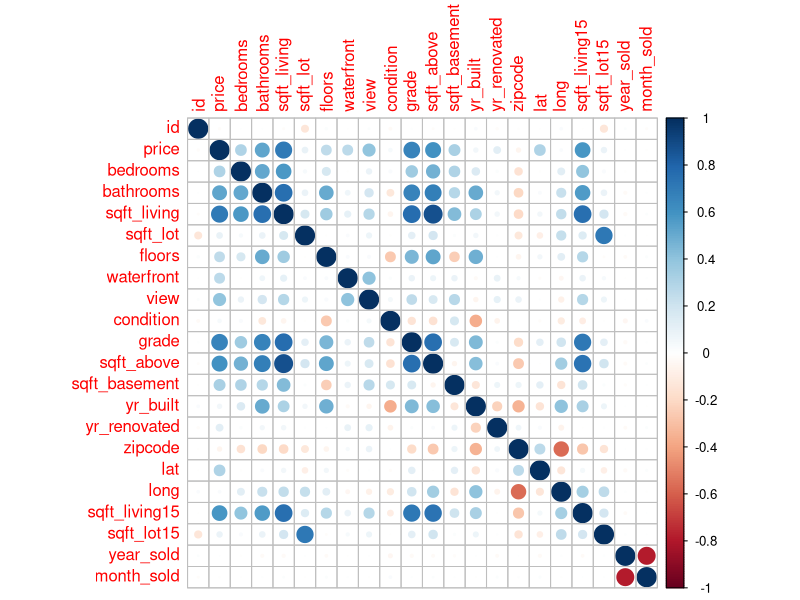

Recreate this plot in R. (Note: a time limit stopped this script after it produced the figure.)
## ---- chunk 1
knitr::opts_chunk$set(echo = TRUE)
library(readr)
library(dplyr)
HouseSales<-read.csv("KC_House_Sales.csv")
## ---- chunk 2
library(lubridate)
library(ggplot2)
library(corrplot)
## ---- chunk 3
# Data cleaning (Separate date into year and month)
HouseSales$year_sold <- as.integer(substring(HouseSales$date, 1, 4))
HouseSales$month_sold <- as.integer(substring(HouseSales$date, 5, 6))
HouseSales$date <-NULL
# Data cleaning (price to numeric)
HouseSales$price<-parse_number(HouseSales$price)
## ---- chunk 4
cor_matrix = round(cor(HouseSales), 3)
cor_matrix
## ---- chunk 5
corrplot(cor_matrix, method = "circle")
## ---- chunk 6
set.seed(1023)

response <- "price"

#Dropping variables as specified
drop.vars <- c("id", "lat", "long")
kc.house.df <- dplyr::select(HouseSales, -drop.vars) 

#Renaming to conform to unified convention
kc.house.df <- kc.house.df %>% rename("year_built" = "yr_built")
## ---- chunk 7
#Feature Ideas
#Quality Adjusted Features
transform_sqft_adj_grade <- function(kc.house.df){
  
  sqft_adj_grade <- kc.house.df[, "sqft_living"] / kc.house.df[, "grade"]
  
  return (sqft_adj_grade)
}

transform_sqft_adj_condition <- function(kc.house.df){
  
  sqft_adj_condition <- kc.house.df[, "sqft_living"] / kc.house.df[, "condition"]
  
  return (sqft_adj_condition)
}

transform_sqft_adj_waterfront <- function(kc.house.df){
  
  sqft_adj_waterfront <- kc.house.df[, "sqft_living"] * kc.house.df[, "waterfront"]
  
  return (sqft_adj_waterfront)
}

transform_poly_sqft_living <- function(kc.house.df){
  #Center variables for polynomial terms
  sqft_living <- (kc.house.df$sqft_living - mean(kc.house.df$sqft_living)) 
  sqft_living_squared <- sqft_living^2
  
  return (list(center = sqft_living, squared = sqft_living_squared))
}

transform_poly_floor <- function(kc.house.df){
  floors <- (kc.house.df$floors - mean(kc.house.df$floors)) 
  floors_squared <- floors^2
  
  return(list(center = floors, squared = floors_squared))
}
## ---- chunk 8
#Apply transformations 

kc.house.df$sqft_adj_grade <- transform_sqft_adj_grade(kc.house.df)
kc.house.df$sqft_adj_condition <- transform_sqft_adj_condition(kc.house.df)
kc.house.df$sqft_adj_waterfront <- transform_sqft_adj_waterfront(kc.house.df)

res <- transform_poly_sqft_living(kc.house.df)
kc.house.df$sqft_living <- res$center
kc.house.df$sqft_living_squared <- res$squared

res <- transform_poly_floor(kc.house.df)
kc.house.df$floors <- res$center
kc.house.df$floors_squared <- res$squared

#Remove collinear variables
# sqft_basement + sqft_above = sqft_living
kc.house.df$sqft_basement <- NULL
## ---- chunk 9
set.seed(1023)

#use 70% of dataset as training set and 30% as test set
train_prop <- 0.7

index <- sample(1:nrow(HouseSales), size = round(train_prop * nrow(kc.house.df)))
kc.house.train.X <- kc.house.df[index, -which(names(kc.house.df) %in% c(response))] # modified slightly 
kc.house.train.y <- kc.house.df [index, response]

kc.house.test.X <- kc.house.df [-index, -which(names(kc.house.df) %in% c(response))]
kc.house.test.y <- kc.house.df [-index, response]
## ---- chunk 10
#baseline model
baseline.model <- lm(price ~ . , data = cbind(price = kc.house.train.y, kc.house.train.X))
summary(baseline.model)
## ---- chunk 11
#evaluate on test data

CalcTestMetrics <- function(pred, act, n, p) {
  SST <- var(act)*(length(act)-1)
  SSE <- sum((act-pred)^2)
  SSR <- sum(pred - mean(act))^2
  rsquared <- 1- SSE/SST
  
  adj.rsquared <- 1 - (((1 - rsquared)*(n-1)) / (n-p-1))
  mse <- sum((act - pred)^2) / (n-p)
  mae <- (sum(abs(act-pred))) / n
  
  return (
    list(
      adj.rsquared = adj.rsquared,
      rsquared = rsquared,
      mse = mse,
      mae = mae
    )
  )
}

pred <- predict(baseline.model, kc.house.test.X)
act <- kc.house.test.y
n <- dim(model.matrix(baseline.model)[, -1])[1]
p <- dim(model.matrix(baseline.model)[, -1])[2]

cbind(CalcTestMetrics(pred, act, n, p))
## ---- chunk 12
# Load libraries
library(caret)
library(rpart)
library(nnet)
library(knitr)
library(dplyr)
library(stringr)
library(readr)

HouseSales <- read.csv('KC_House_Sales.csv')

# Step a: Data Splitting
set.seed(123)  # 
split_ratio <- 0.7  # 70% training, 30% testing
index <- sample(1:nrow(HouseSales), size = round(split_ratio * nrow(HouseSales)))
train_data <- HouseSales[index, ]
test_data <- HouseSales[-index, ]

# Step b: Model Building

# Model 1: Logistic Regression

# Create a binary variable 'high_price' based on the chosen percentile
logisticdf <- HouseSales
logisticdf$price <- parse_number(logisticdf$price)
logisticdf$high_price <- ifelse(logisticdf$price >= 1000000, 1, 0)

# Create a new dataframe with 'high_price' column
logisticdf <- logisticdf %>%
  select(-price)

# Split data for logistic regrssion model
set.seed(123)  # 
split_ratio <- 0.7  # 70% training, 30% testing
index <- sample(1:nrow(logisticdf), size = round(split_ratio * nrow(logisticdf)))
train_data_logistic <- logisticdf[index, ]
test_data_logistic <- logisticdf[-index, ]

#Build basic logistic regrssion model
logistic_model <- glm(high_price ~ ., data = train_data_logistic, family = binomial)
summary(logistic_model)

# Model 2: Regression Tree
tree_model <- rpart(price ~ ., data = train_data)
printcp(tree_model)  # Display complexity parameter plot
plot(tree_model)  # Visualize the decision tree

# Model 3: Neural Network
nn_model <- neuralnet(price ~ ., data = train_data, hidden = c(5, 2), linear.output = TRUE)

# Tune neural network hyperparameters - placehlder

# Step c: Model Evaluation

# Model 1: Logistic Regression
logistic_predictions <- predict(logistic_model, newdata = test_data, type = 'response')
logistic_accuracy <- sum((logistic_predictions > 0.5) == test_data$high_price) / length(test_data$high_price)
cat("Logistic Regression Accuracy:", logistic_accuracy, "\n")

# Model 2: Regression Tree
tree_predictions <- predict(tree_model, newdata = test_data)
tree_rmse <- sqrt(mean((tree_predictions - test_data$price)^2))
cat("Regression Tree RMSE:", tree_rmse, "\n")

# Model 3: Neural Network
nn_predictions <- predict(nn_model, newdata = test_data)
# Calculate relevant performance metrics for the neural network model

# Step d: Model Comparison (Choose the best model based on evaluation metrics)

# Calculate evaluation metrics for all models
logistic_predictions <- predict(logistic_model, newdata = test_data, type = 'response')
logistic_accuracy <- sum((logistic_predictions > 0.5) == test_data$high_price) / length(test_data$high_price)
cat("Logistic Regression Accuracy:", logistic_accuracy, "\n")

tree_predictions <- predict(tree_model, newdata = test_data)
tree_rmse <- sqrt(mean((tree_predictions - test_data$price)^2))
cat("Regression Tree RMSE:", tree_rmse, "\n")

nn_predictions <- predict(nn_model, newdata = test_data)
cat("NN RMSE:", tree_rmse, "\n")

# Step e: Backtesting - placeholder 

# Function to compare model performance
compare_model_performance <- function(models, model_names, data_train, data_test) {
  rmse_values <- c()
  rsquared_values <- c()
  mape_values <- c()

  for (i in 1:length(models)) {
    model <- models[[i]]
    predictions <- predict(model, newdata = data_test)
    rmse <- sqrt(mean((data_test$price - predictions)^2))
    rsquared <- cor(data_test$price, predictions)^2
    mape <- mean(abs((data_test$price - predictions) / data_test$price)) * 100

    rmse_values <- c(rmse_values, rmse)
    rsquared_values <- c(rsquared_values, rsquared)
    mape_values <- c(mape_values, mape)
  }

  # Create a data frame to hold the results
  model_results <- data.frame(Model = model_names, RMSE = rmse_values, R_squared = rsquared_values, MAPE = mape_values)

  # Create a table to compare model results
  kable(model_results, format = "markdown")
}
## ---- chunk 13
previous.model <- NULL
current.model <- NULL

previous.pred <- predict(previous.model)
curr.pred <- predict(current.model)

# H0: same distribution
# H1: not the same distribution
ks.test(previous.pred, curr.pred)
